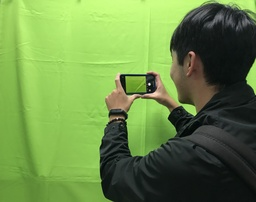
#> input picture 綠幕去背/image/me.jpeg, 256 x 202 px, shrunk from 3832 x 3024 before the run
$ python imageprocessing.py
#> lines starting #> are read from the running program, lines starting #| are printed output that depends on the picture
### 綠幕去背/simpleimage.py
#!/usr/bin/env python3

"""
Stanford CS106AP SimpleImage
Nick Parlante, Sonja Johnson-Yu, and Nick Bowman
 -6/2019 version has file reading, pix, and foreach iterator

SimpleImage Features:
Create image:
    image = SimpleImage.blank(400, 200)   # create new image of size
    image = SimpleImage('foo.jpg')        # create from file

Access size
    image.width, image.height

Iterate over all pixels:
    for pixel in image:
        #do something with pixel

Get pix at x,y
    pix = image.get_pix(x, y)
    # pix is RGB tuple like (100, 200, 0)

Set pix at x,y
    image.set_pix(x, y, pix)   # set data by tuple also

Get Pixel object at x,y
    pixel = image.get_pixel(x, y)
    pixel.red = 0
    pixel.blue = 255

Show image on screen
    image.show()

The main() function below demonstrates the above functions as a test.
"""

import sys
# If the following line fails, "Pillow" needs to be installed
from PIL import Image


def clamp(num):
    """
    Return a "clamped" version of the given num,
    converted to be an int limited to the range 0..255 for 1 byte.
    """
    num = int(num)
    if num < 0:
        return 0
    if num >= 256:
        return 255
    return num


class Pixel(object):
    """
    A pixel at an x,y in a SimpleImage.
    Supports set/get .red .green .blue
    and get .x .y
    """
    def __init__(self, image, x, y):
        self.image = image
        self._x = x
        self._y = y

    def __str__(self):
        return 'r:' + str(self.red) + ' g:' + str(self.green) + ' b:' + str(self.blue)

    # Pillow image stores each pixel color as a (red, green, blue) tuple.
    # So the functions below have to unpack/repack the tuple to change anything.

    @property
    def red(self):
        return self.image.px[self._x, self._y][0]

    @red.setter
    def red(self, value):
        rgb = self.image.px[self._x, self._y]
        self.image.px[self._x, self._y] = (clamp(value), rgb[1], rgb[2])

    @property
    def green(self):
        return self.image.px[self._x, self._y][1]

    @green.setter
    def green(self, value):
        rgb = self.image.px[self._x, self._y]
        self.image.px[self._x, self._y] = (rgb[0], clamp(value), rgb[2])

    @property
    def blue(self):
        return self.image.px[self._x, self._y][2]

    @blue.setter
    def blue(self, value):
        rgb = self.image.px[self._x, self._y]
        self.image.px[self._x, self._y] = (rgb[0], rgb[1], clamp(value))

    @property
    def x(self):
        return self._x

    @property
    def y(self):
        return self._y


# color tuples for background color names 'red' 'white' etc.
BACK_COLORS = {
    'white': (255, 255, 255),
    'black': (0, 0, 0),
    'red': (255, 0, 0),
    'green': (0, 255, 0),
    'blue': (0, 0, 255),
}


class SimpleImage(object):
    def __init__(self, filename, width=0, height=0, back_color=None):
        """
        Create a new image. This case works: SimpleImage('foo.jpg')
        To create a blank image use SimpleImage.blank(500, 300)
        The other parameters here are for internal/experimental use.
        """
        # Create pil_image either from file, or making blank
        if filename:
            self.pil_image = Image.open(filename).convert("RGB")
            if self.pil_image.mode != 'RGB':
                raise Exception('Image file is not RGB')
            self._filename = filename  # hold onto
        else:
            if not back_color:
                back_color = 'white'
            color_tuple = BACK_COLORS[back_color]
            if width == 0 or height == 0:
                raise Exception('Creating blank image requires width/height but got {} {}'
                                .format(width, height))
            self.pil_image = Image.new('RGB', (width, height), color_tuple)
        self.px = self.pil_image.load()
        size = self.pil_image.size
        self._width = size[0]
        self._height = size[1]
        self.curr_x = 0
        self.curr_y = 0

    def __iter__(self):
        return self

    # [26 lines left out: functions __next__, increment_curr_counters, blank, file, not called in this run]

    @property
    def width(self):
        """Width of image in pixels."""
        return self._width

    @property
    def height(self):
        """Height of image in pixels."""
        return self._height

    def get_pixel(self, x, y):
        """
        Returns a Pixel at the given x,y, suitable for getting/setting
        .red .green .blue values.
        """
        if x < 0 or x >= self._width or y < 0 or y >= self.height:
            e = Exception('get_pixel bad coordinate x %d y %d (vs. image width %d height %d)' %
                          (x, y, self._width, self.height))
            raise e
        return Pixel(self, x, y)

    # [14 lines left out: functions set_pixel, set_rgb, not called in this run]

    def get_pix(self, x, y):
        """Get pix RGB tuple (200, 100, 50) for the given x,y."""
        return self.px[x, y]

    def set_pix(self, x, y, pix):
        """Set the given pix RGB tuple into the image at the given x,y."""
        self.px[x, y] = pix

    def show(self):
        """Displays the image using an external utility."""
        self.pil_image.show()

    def make_as_big_as(self, image):
        """Resizes image to the shape of the given image"""
        self.pil_image = self.pil_image.resize((image.width, image.height))
        self.px = self.pil_image.load()
        size = self.pil_image.size
        self._width = size[0]
        self._height = size[1]


# [30 lines left out: function main, not called in this run]


# [2 lines that do not run on import are left out]

### 綠幕去背/imageprocessing.py
"""
File: imageprocessing.py
----------------------------------
This file creates a photoshopped image

Please create the folder to put all the images you will use
and make sure to choose the right folder when loading your images.
"""
from simpleimage import SimpleImage

# Controls the threshold of detecting green screen pixel
THRESHOLD = 1.23

# Controls the upper bound for black pixel
BLACK_PIXEL = 120


def combine(background, me_img):
    # to loop all the pixel
    for y in range(me_img.height):
        for x in range(me_img.width):
            # get the pixel of the your image with greenscreen
            me_pixel = me_img.get_pixel(x, y)
            # get the pixel of the background you want to combine
            background_pixel = background.get_pixel(x, y)
            # to caculate the average of the pixel
            avg = (me_pixel.red+me_pixel.green+me_pixel.blue)//3
            total = me_pixel.red+me_pixel.green+me_pixel.blue
            # 如果原本的照片綠色pixel值大於平均＊門檻 or 紅綠藍總值大於所設定的黑色值（以免原照黑色部分消失） ，原照pixel會被背景圖取代
            if me_pixel.green > avg*THRESHOLD and total > BLACK_PIXEL:
                me_pixel.red = background_pixel.red
                me_pixel.green = background_pixel.green
                me_pixel.blue = background_pixel.green
    return me_img


def main():
    """
    The file will combine your image and the chose background picture.
    """
    me_img = SimpleImage('image/me.jpeg')
#> in __init__, self.pil_image is the input picture: PIL image 256x202 RGB; mean R, G, B 105.8, 138.4, 70.9
    me_img.show()
    background = SimpleImage('image/background.jpg')
#> call 2 of __init__, with filename = 'image/background.jpg', width = 0, height = 0
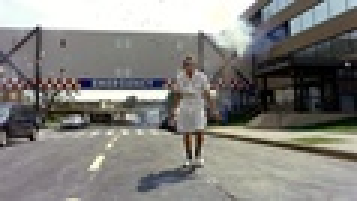
#> input picture 綠幕去背/image/background.jpg, 119 x 67 px, shrunk from 1777 x 999 before the run (shown 3 times larger)
#> in __init__, self.pil_image is the input picture: PIL image 119x67 RGB; mean R, G, B 130.5, 129.3, 125.2
    background.show()
    background.make_as_big_as(me_img)
#> in make_as_big_as, `self.pil_image = self.pil_image.resize((image.width, image.height))`:
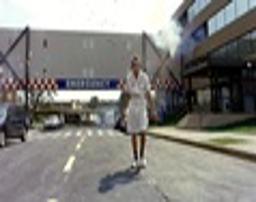
#> self.pil_image: PIL image 256x202 RGB; mean R, G, B 130.5, 129.3, 125.2
    combined_img = combine(background, me_img)
    combined_img.show()
#> in show (call 3), `self.pil_image.show()`:
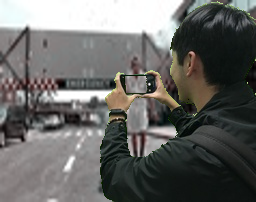
#> shown: PIL image 256x202 RGB; mean R, G, B 103.3, 103.4, 100.9

if __name__ == '__main__':
    main()
